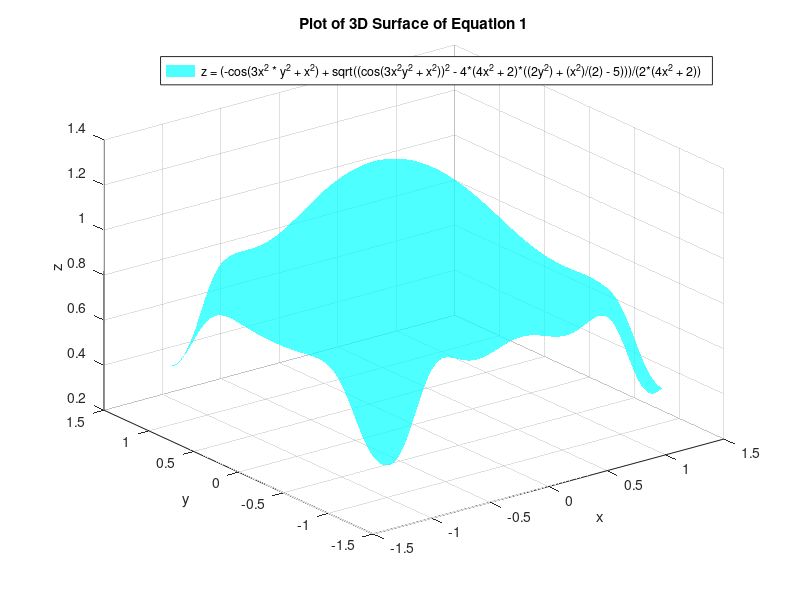

The MATLAB source for this figure:
clc;
clear all;

[x,y]=meshgrid(-1.2:0.01:1.2);

a = 4 * x.^2 + 2;
b = cos(3 * x.^2 .* y.^2 + x.^2);
c = (2 * y.^2) + (x.^2 / 2) - 5;

z = (-b + sqrt(b.^2 - 4 * a .* c)) ./ (2 * a);

surf(x,y,z, 'FaceColor', 'cyan', 'FaceAlpha', 0.7, 'EdgeColor', 'none');

xlabel('x');
ylabel('y');
zlabel('z');

title('Plot of 3D Surface of Equation 1');
equation = 'z = (-cos(3x^2 * y^2 + x^2) + sqrt((cos(3x^2y^2 + x^2))^2 - 4*(4x^2 + 2)*((2y^2) + (x^2)/(2) - 5)))/(2*(4x^2 + 2))';
legend(equation, 'location', 'best');
